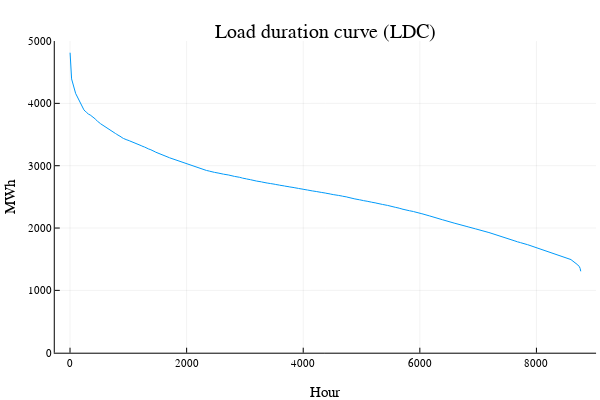

The cell this chart's notebook holds for it:
### Markdown cell above
(Note that this time series starts at 0\:00-0\:59 [UTC](https://en.wikipedia.org/wiki/Coordinated_Universal_Time) time, or 5pm Pacific time)

You can see some of the seasonal trends here in San Diego electricity demand with some large peaks in demand in the summer months driven by air conditioning needs. This profile also includes the impact of about 600 MW of distributed solar PV installed behind the meter, which reduces the net load for the bulk generators we are planning here.

The chronological demand profile is a little hard to look at though, with all the daily variation, and since we're not considering intertemporal constraints (yet), let's resort the demand from highest to lowest hour of demand across the year, what is known as a **"load duration curve."**

### Code cell
plot(sort(demand.Demand, rev=true), ylims=(0,5000), label="")
title!("Load duration curve (LDC)")
xaxis!("Hour")
yaxis!("MWh")

### Figure 1 — Plotly figure (JSON) as saved in the notebook; plotly's stock layout.template omitted (floating-point values rounded to 4 significant figures; data arrays with more than 128 entries replaced by an {"elided": "..."} marker saying what was removed)
{"data": [{"colorbar": {"title": ""}, "legendgroup": "", "line": {"color": "rgba(0, 154, 250, 1.000)", "dash": "solid", "shape": "linear", "width": 1}, "mode": "lines", "name": "", "showlegend": false, "type": "scatter", "x": {"elided": "8760 int values"}, "xaxis": "x", "y": {"elided": "8760 int values"}, "yaxis": "y", "zmax": null, "zmin": null}], "layout": {"annotations": [{"font": {"color": "rgba(0, 0, 0, 1.000)", "family": "sans-serif", "size": 20}, "rotation": 0, "showarrow": false, "text": "Load duration curve (LDC)", "x": 0.5424, "xanchor": "center", "xref": "paper", "y": 1, "yanchor": "top", "yref": "paper"}], "height": 400, "legend": {"bgcolor": "rgba(255, 255, 255, 1.000)", "bordercolor": "rgba(0, 0, 0, 1.000)", "borderwidth": 1, "font": {"color": "rgba(0, 0, 0, 1.000)", "family": "sans-serif", "size": 11}, "title": {"font": {"color": "rgba(0, 0, 0, 1.000)", "family": "sans-serif", "size": 15}, "text": ""}, "tracegroupgap": 0, "traceorder": "normal", "x": 1, "xanchor": "auto", "y": 1, "yanchor": "auto"}, "margin": {"b": 20, "l": 0, "r": 0, "t": 20}, "paper_bgcolor": "rgba(255, 255, 255, 1.000)", "plot_bgcolor": "rgba(255, 255, 255, 1.000)", "showlegend": true, "width": 600, "xaxis": {"anchor": "y", "domain": [0.09128, 0.9934], "gridcolor": "rgba(0, 0, 0, 0.100)", "gridwidth": 0.5, "linecolor": "rgba(0, 0, 0, 1.000)", "mirror": false, "range": [-261.8, 9023.0], "showgrid": true, "showline": true, "showticklabels": true, "tickangle": 0, "tickcolor": "rgb(0, 0, 0)", "tickfont": {"color": "rgba(0, 0, 0, 1.000)", "family": "sans-serif", "size": 11}, "tickmode": "array", "ticks": "inside", "ticktext": ["0", "2000", "4000", "6000", "8000"], "tickvals": [0, 2000, 4000, 6000, 8000], "title": "Hour", "titlefont": {"color": "rgba(0, 0, 0, 1.000)", "family": "sans-serif", "size": 15}, "type": "-", "visible": true, "zeroline": false, "zerolinecolor": "rgba(0, 0, 0, 1.000)"}, "yaxis": {"anchor": "x", "domain": [0.07581, 0.9415], "gridcolor": "rgba(0, 0, 0, 0.100)", "gridwidth": 0.5, "linecolor": "rgba(0, 0, 0, 1.000)", "mirror": false, "range": [0, 5000], "showgrid": true, "showline": true, "showticklabels": true, "tickangle": 0, "tickcolor": "rgb(0, 0, 0)", "tickfont": {"color": "rgba(0, 0, 0, 1.000)", "family": "sans-serif", "size": 11}, "tickmode": "array", "ticks": "inside", "ticktext": ["0", "1000", "2000", "3000", "4000", "5000"], "tickvals": [0, 1000, 2000, 3000, 4000, 5000], "title": "MWh", "titlefont": {"color": "rgba(0, 0, 0, 1.000)", "family": "sans-serif", "size": 15}, "type": "-", "visible": true, "zeroline": false, "zerolinecolor": "rgba(0, 0, 0, 1.000)"}}}
